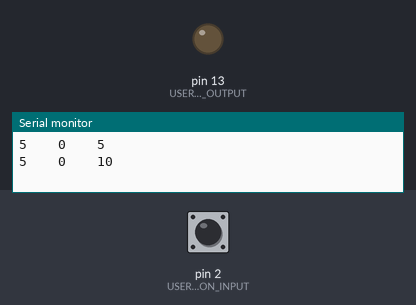
Simulated run of this sketch. Board: Arduino Uno, built with avr-gcc and run on an emulated ATmega328P. On the bench: output pins drawn as LEDs (lit = HIGH), the last lines printed to the serial monitor. Inputs (shaded band) come from the test bench; at power-on: pin 2 (USER_BUTTON_INPUT) HIGH.

Above: at 1.2 s.
1.3 s: pin 2 (USER_BUTTON_INPUT) pulled LOW for 0.15 s
At 3.0 s:
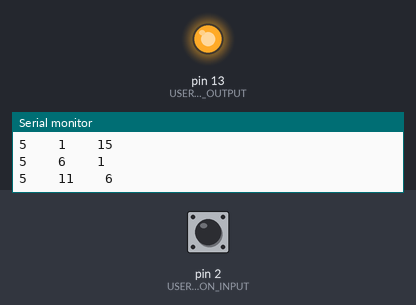
Timing chart, 0 to 23.5 s (numbered marks = the images above; inputs shaded):
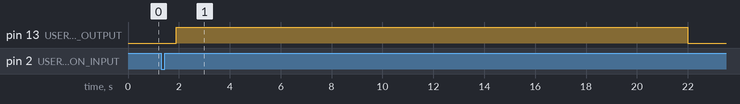

Measured:
- after the input at 1.3 s, pin 13 (USER_LED_OUTPUT): LOW → HIGH after 0.60 s, → LOW 20.1 s later

The sketch:

class6_fsm0-b.ino
```cpp
//DEFINE ALL TIMERS AS UNSIGNED VARIABLES
unsigned long timer1 = 0;        // timer1 increments every 100ms = 0.1s
unsigned long timeout_timer = 0; // timeout_timer increments every 100ms = 0.1s
unsigned long print_timer = 0;   // print_timer increments every 100ms = 0.1s

const int USER_LED_OUTPUT = 13;
const int USER_BUTTON_INPUT = 2;

void serial_debug(void);
void light_control(void);


void setup(void)
{ // initialize the digital pin as an output.
	pinMode(USER_LED_OUTPUT, OUTPUT);
	pinMode(USER_BUTTON_INPUT, INPUT);
	Serial.begin(9600);
}
void loop(void)
{	//run loop forever
	timers();
	light_control();
	serial_debug();
}

void serial_debug(void)
{
	if(print_timer>=5)
	{
		Serial.print(print_timer);
		Serial.print("    ");
		Serial.print(timer1);
		Serial.print("    ");
		Serial.println(timeout_timer);

		print_timer = 0;
	}
}

void light_control(void)
{
	static int state;
	static bool allow_change_of_state;

	if(digitalRead(USER_BUTTON_INPUT) == 0)
	{
		allow_change_of_state = 1;
	}

	if(state == 0)
	{	if((allow_change_of_state == 1) && (digitalRead(USER_BUTTON_INPUT) == 1) )
		{	if(timer1 >= 5)
			{
				state = 1;
				allow_change_of_state = 0;
				timeout_timer = 0;
			}
		}
		else
		{
			timer1 = 0;
		}
	}
	else if(state == 1)
	{
		if(timeout_timer > 200)
		{
			state = 0;
			timer1 = 0;
		}
	}
	//execute commands based on state
	if (state == 1)
		digitalWrite(USER_LED_OUTPUT, HIGH);
	else if (state == 0)
		digitalWrite(USER_LED_OUTPUT, LOW);
}

void timers(void)
{
	static unsigned long millis_old = 0;// track the # ms the mcu has been running
	unsigned interval = 100; 	// meaning every 100ms

    if(millis() >= millis_old + interval)
	{//it falls into this section once every 100s
		millis_old = millis_old + interval;
		timer1++;
		timeout_timer++;
		print_timer++;
	}
	if(millis_old > millis())
	{ //if you run for a very long time, correct overflow
		millis_old = millis();
	}
}
```
